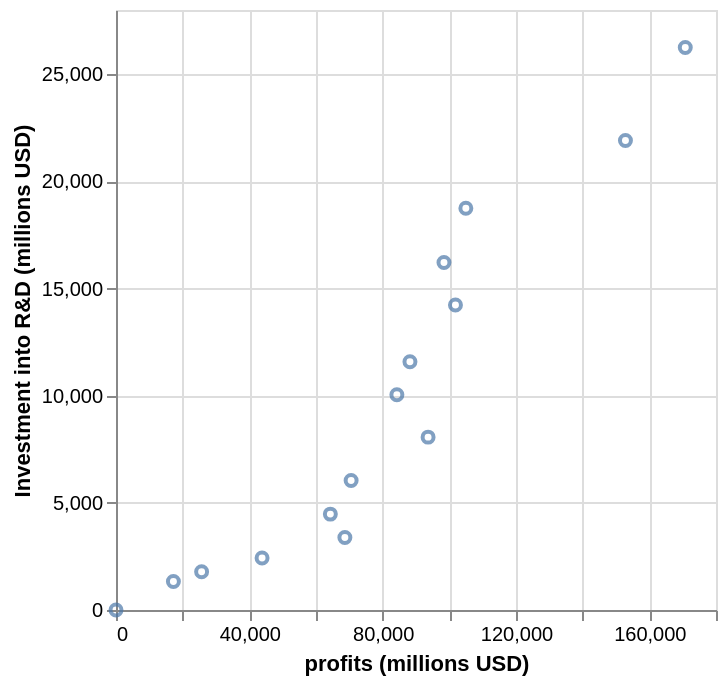

Source (Vega-Lite JSON):
### Vega-Lite specification from a JSON file in a GitHub repository (floating-point values rounded to 4 significant figures)
{"$schema": "https://vega.github.io/schema/vega-lite/v5.json", "data": {"values": [{"": "", "Year": "2022", "profits (millions USD)": "170782", "Investment into R&D (millions USD)": "26251"}, {"": "", "Year": "2021", "profits (millions USD)": "152836", "Investment into R&D (millions USD)": "21914"}, {"": "", "Year": "2020", "profits (millions USD)": "104956", "Investment into R&D (millions USD)": "18752"}, {"": "", "Year": "2019", "profits (millions USD)": "98392", "Investment into R&D (millions USD)": "16217"}, {"": "", "Year": "2018", "profits (millions USD)": "101839", "Investment into R&D (millions USD)": "14236"}, {"": "", "Year": "2017", "profits (millions USD)": "88186", "Investment into R&D (millions USD)": "11581"}, {"": "", "Year": "2016", "profits (millions USD)": "84263", "Investment into R&D (millions USD)": "10045"}, {"": "", "Year": "2015", "profits (millions USD)": "93626", "Investment into R&D (millions USD)": "8067"}, {"": "", "Year": "2014", "profits (millions USD)": "70537", "Investment into R&D (millions USD)": "6041"}, {"": "", "Year": "2013", "profits (millions USD)": "64304", "Investment into R&D (millions USD)": "4475"}, {"": "", "Year": "2012", "profits (millions USD)": "68662", "Investment into R&D (millions USD)": "3381"}, {"": "", "Year": "2011", "profits (millions USD)": "43818", "Investment into R&D (millions USD)": "2429"}, {"": "", "Year": "2010", "profits (millions USD)": "25684", "Investment into R&D (millions USD)": "1782"}, {"": "", "Year": "2009", "profits (millions USD)": "17222", "Investment into R&D (millions USD)": "1333"}, {"": "", "Year": "", "profits (millions USD)": "", "Investment into R&D (millions USD)": ""}], "format": {"parse": {"Year": "date"}}}, "mark": "point", "encoding": {"x": {"field": "profits (millions USD)", "type": "quantitative"}, "y": {"field": "Investment into R&D (millions USD)", "type": "quantitative"}, "tooltip": [{"field": "Year", "type": "temporal", "title": "Date"}]}}
